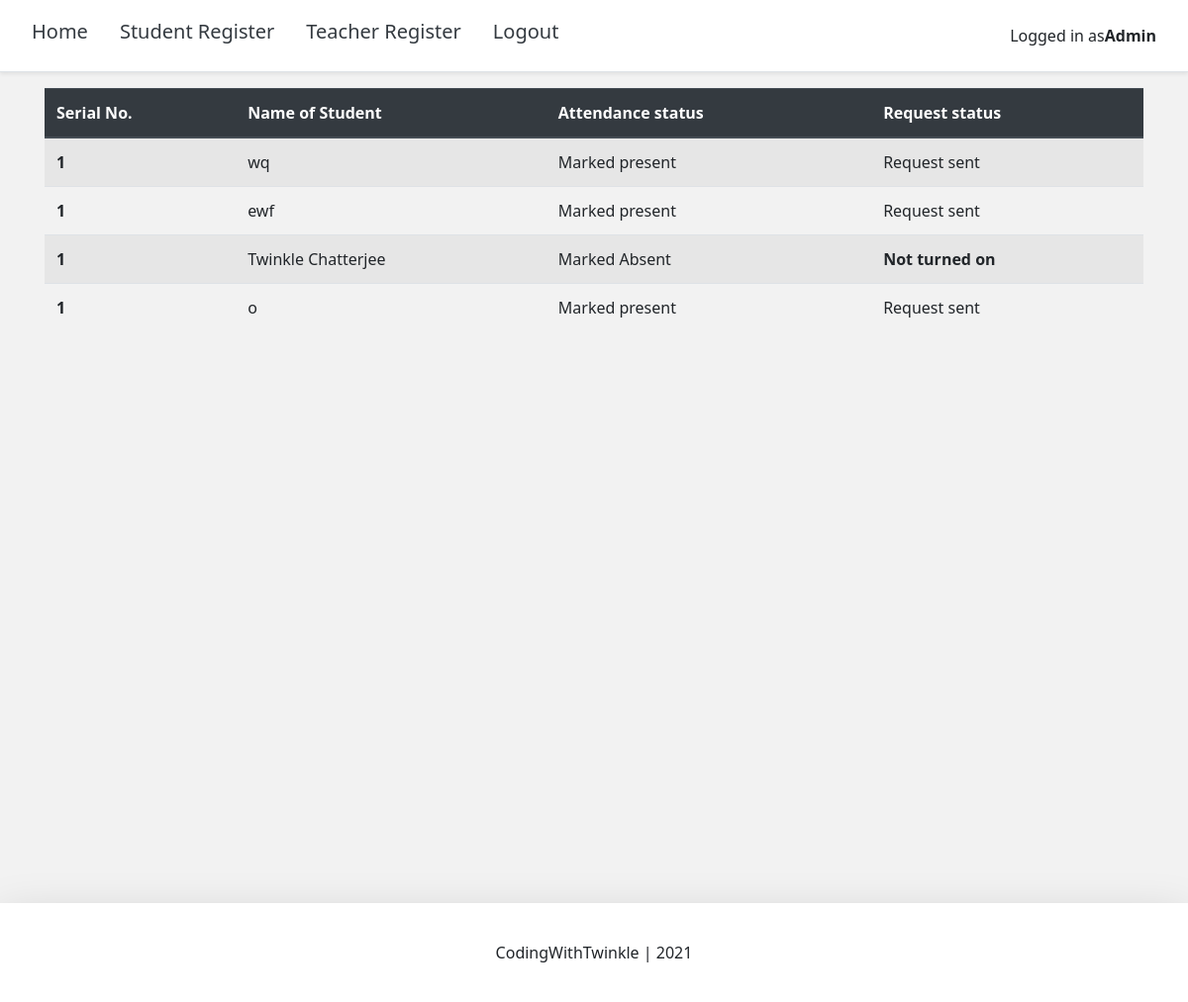
The page / (signed in) on the database its author committed.
### main/models.py (models this page shows, shortened)
class User(AbstractBaseUser):
    name = models.CharField(max_length=255, null=True,blank=True)
    username = models.CharField(max_length=30)
    email = models.EmailField(max_length=100, null=True, blank=True, unique=True)
    roll_number = models.IntegerField(null=True, blank=True)
    is_student = models.BooleanField(default=False)
    is_teacher = models.BooleanField(default=False)
    is_present = models.BooleanField(default=False)
    is_request = models.BooleanField(default=False)
    date_joined				= models.DateTimeField(verbose_name='date joined', auto_now_add=True)
    last_login				= models.DateTimeField(verbose_name='last login', auto_now=True)
    is_admin				= models.BooleanField(default=False)
    is_active				= models.BooleanField(default=True)
    is_staff				= models.BooleanField(default=False)
    is_superuser			= models.BooleanField(default=False)
    objects = MyAccountManager()
    USERNAME_FIELD = 'email'
    search_fields = ("name", "email")
    REQUIRED_FIELDS = ['username']
    def __str__(self):
        return self.name or ''

### main/views.py (the view)
# urls.py: 2. Add a URL to urlpatterns:  path('', views.home, name='home')
def home(request):
    context = {}
    request_status = []
    all_user_objects = User.objects.all()
    if request.user.is_authenticated and request.user.is_teacher:
        print("teacher")
        context['users'] = all_user_objects
    elif request.user.is_authenticated and request.user.is_admin:
        print("admin")
        context['users'] = all_user_objects
        context['count'] = len(all_user_objects)
    elif request.user.is_authenticated and request.user.is_student:
        print("student")
        context['user_id'] = request.user
    else:
        return render(request, "main/index.html")
    return render(request, 'main/home.html', context=context)

### main/templates/main/home.html (shortened to what this page needs)
{% extends 'base.html' %}
{% load static %}
{% block content %}
<div class="container">
  {% if  request.user.is_admin %}
<table class="table table-striped">
  <thead class="thead-dark">
    <tr>
      <th scope="col">Serial No.</th>
      <th scope="col">Name of Student</th>
      <th scope="col">Attendance status</th>
      <th scope="col">Request status</th>
    </tr>
  </thead>
  <tbody>
	{% for i in users %}
		{% if i.is_student %}
			<tr>
			<th scope="row">1</th>
			<td>{{i}}</td>
			<td>{% if not i.is_present and i.is_request %}Pending {% elif not i.is_present and not i.is_request %}Marked Absent {% else %}Marked present{% endif %}</td>
			<td>{% if not i.is_request %}<b>Not turned on</b> {% else %}Request sent{% endif %}</td>
			</tr>
			{% endif %}
	{% endfor %}
{% endif %}
  </tbody>
</table>
</div>
{% endblock content %}

### templates/base.html (shortened to what this page needs)
{% load static %}
<!DOCTYPE html>
<html lang=en>
<head>
	<link rel="stylesheet" href="{% static 'bootstrap/css/bootstrap.min.css' %}">
	<link rel="stylesheet" href="https://cdnjs.cloudflare.com/ajax/libs/font-awesome/4.7.0/css/font-awesome.min.css">
    <link rel="stylesheet" href="{% static 'cropperjs/dist/cropper.min.css' %}">
</head>
<body>
{% include 'snippets/header.html' %}
<div class="main">
	{% block content %}
	{% endblock content %}
</div>
{% include 'snippets/footer.html' %}
</body>
</html>

### templates/snippets/header.html (shortened to what this page needs)
{% load static %}
<div class="d-flex flex-column flex-lg-row p-3 px-md-4 mb-3 bg-white border-bottom shadow-sm">
	<div class="d-none d-md-flex flex-row my-auto flex-grow-1 align-items-center">
		<h5 class="mr-3 font-weight-normal justify-content-start">
			<a class="p-2 text-dark" style="text-decoration: none;" href="{% url 'home' %}">Home</a>
		</h5>
		{% if request.user.is_admin %}
		<h5 class="mr-3 font-weight-normal justify-content-start">
			<a class="p-2 text-dark" style="text-decoration: none;" href="{% url 'student_register' %}">Student Register</a>
		</h5>
		<h5 class="mr-3 font-weight-normal justify-content-start">
			<a class="p-2 text-dark" style="text-decoration: none;" href="{% url 'teacher_register' %}">Teacher Register</a>
		</h5>
		 {% endif %}
		 {% if request.user.is_authenticated %}
		<h5 class="mr-3 font-weight-normal justify-content-start">
			<a class="p-2 text-dark" style="text-decoration: none;" href="{% url 'logout' %}">Logout</a>
		</h5>
		{% endif %}
		<div class="d-flex flex-row-reverse flex-grow-1">
			<nav class="">
				{% if request.user.is_authenticated %}
					<div class="dropdown dropleft show p-2">
						<div class="d-flex flex-row">
							<div class="btn-group dropleft">
							{% if request.user.is_student %}
							Logged in as <b> Student</b>
							{% elif request.user.is_teacher %}
							Logged in as <b> Teacher </b>
							{% elif request.user.is_admin %}
							Logged in as <b> Admin </b>
							{% endif %}
							</div>
						</div>
					</div>
				{% else %}
					 <b>You are not logged in</b>
				{% endif %}
			</nav>
		</div>
	</div>
</div>

### templates/snippets/footer.html (shortened to what this page needs)
<div class="d-flex flex-row align-items-center footer bg-white shadow-lg mt-4">
	<p class="m-auto">CodingWithTwinkle | 2021</p>
</div>

### templates/snippets/base_css.html (style rules this page uses)
body { background-color: #f2f2f2; font-family: "Segoe UI"; font-weight: 380; }
:root { --main-background-color: #f2f2f2; --dark-background-color: #a2a2a2; --secondary-text-color: #808080; --light-primary-text-color: #0080ff; }

### templates/base.html (style rules this page uses)
.main { min-height: 100vh; height: 100%; }

### templates/snippets/footer.html (style rules this page uses)
.footer { min-height: 100px; }

### rows shown on the page
User: name "wq", is_present "Marked present", is_request "Request sent"
User: name "ewf", is_present "Marked present", is_request "Request sent"
User: name "Twinkle Chatterjee", is_present "Marked Absent", is_request "Not turned on"
User: name "o", is_present "Marked present", is_request "Request sent"
